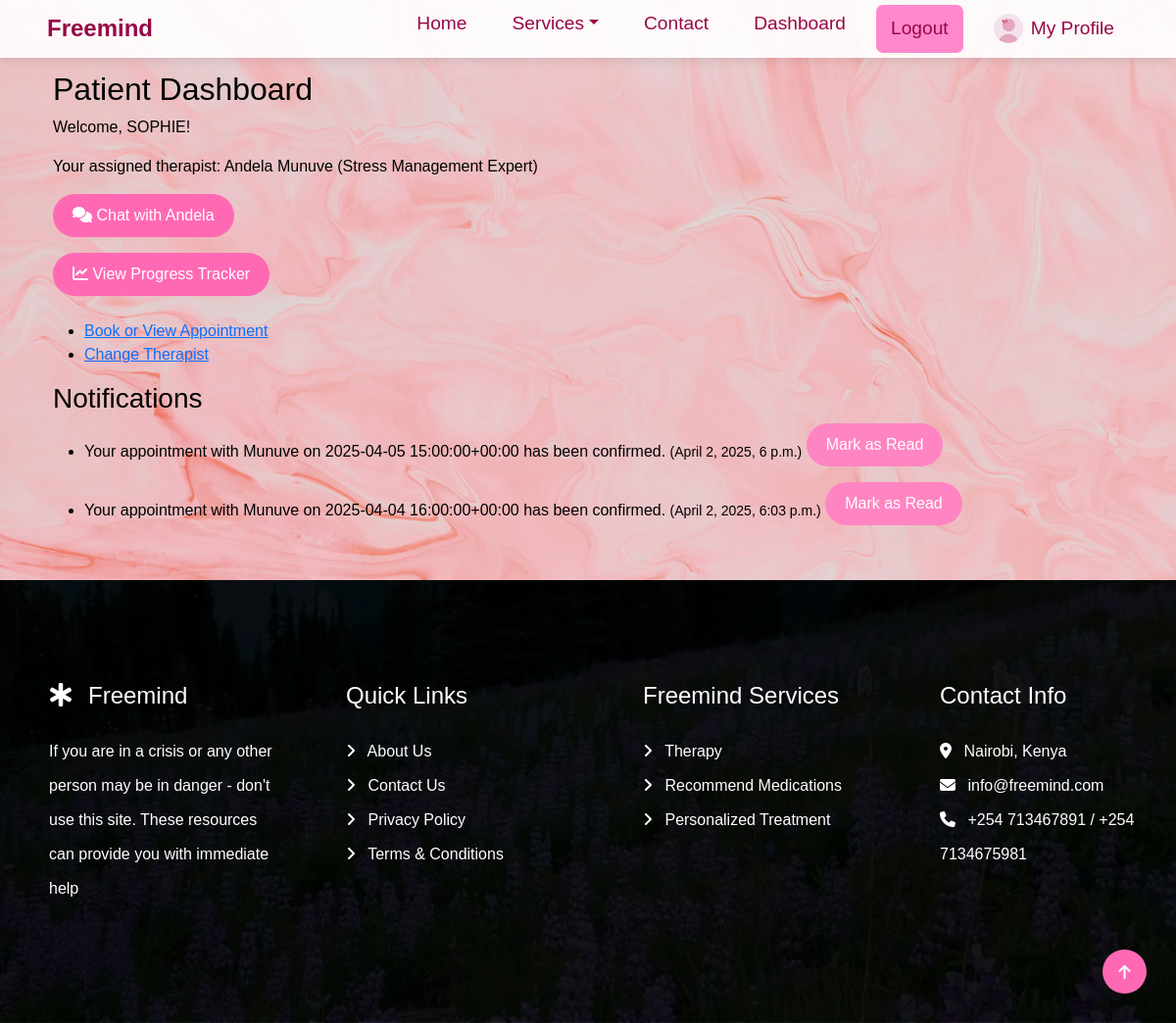
The app's page /users/patient_dashboard/ (signed in), older data.
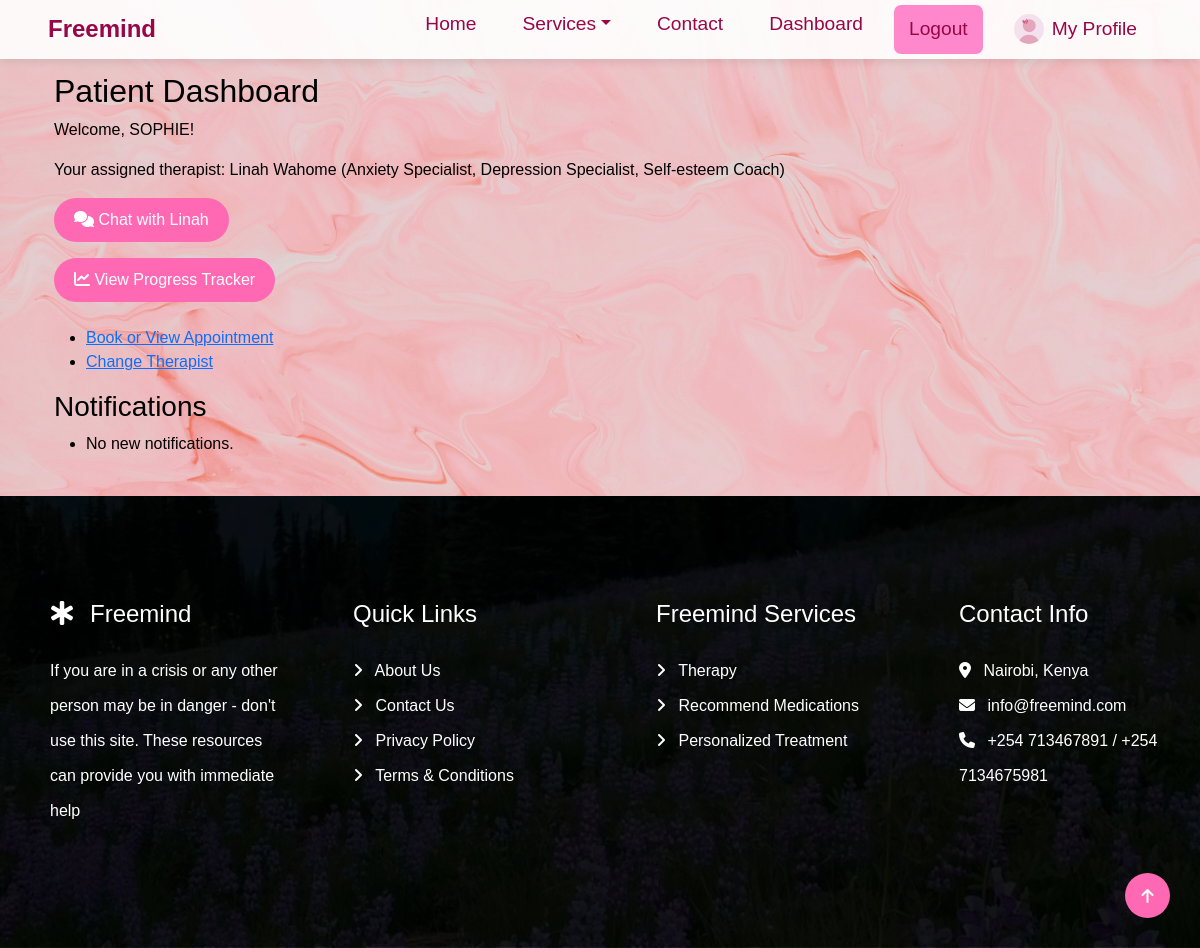
The same page, newer data.
### users/models.py (models this page shows, shortened)
class Therapist(models.Model):
    user = models.OneToOneField(User, on_delete=models.CASCADE)
    profile_picture = models.ImageField(
        upload_to='therapist_profile_pics/',
        default='default.jpg',
        blank=True,
        null=True
    )
    bio = models.TextField(blank=True, null=True)
    qualifications = models.TextField(blank=True,  # Allows empty string in forms
    null=True,   # Allows NULL in database
    help_text="List your professional degrees, certifications, and qualifications",
    default=""  )
    specializations = models.ManyToManyField(Specialization)
    experience_years = models.PositiveIntegerField(   default=0,  # Add default value
        help_text="Number of years of professional experience")
    language = models.CharField(max_length=50)
    gender = models.CharField(
        max_length=10, choices=[('Male', 'Male'), ('Female', 'Female')]
    )
    available = models.BooleanField(default=True)
    license_number = models.CharField(max_length=50, blank=True,  # Allows empty strings in forms
        null=True,   # Allows NULL in database
        help_text="Professional license/certification number")
    verified = models.BooleanField( default=False,  # All new therapists start unverified
    help_text="Designates whether this therapist has been verified by admin")

class User(AbstractUser):
    ROLE_CHOICES = [
        ('patient', 'Patient'),
        ('therapist', 'Therapist'),
        ('admin', 'Admin'),
    ]
    role = models.CharField(max_length=10, choices=ROLE_CHOICES, default='patient')
    email = models.EmailField(unique=True)
    groups = models.ManyToManyField(Group, related_name="custom_user_groups", blank=True)
    user_permissions = models.ManyToManyField(Permission, related_name="custom_user_permissions", blank=True)
    date_joined = models.DateTimeField(
        ('date joined'),
        default=timezone.now,
        editable=False
    )

class Specialization(models.Model):
    name = models.CharField(max_length=100, unique=True)
    created_at = models.DateTimeField(default=timezone.now, editable=False) # Helpful for auditing
    class Meta:
        ordering = ['name']  # Always show in alphabetical order
    def __str__(self):
        return self.name

class Notification(models.Model):
    user = models.ForeignKey('User', on_delete=models.CASCADE, related_name='notifications')
    message = models.TextField()
    read = models.BooleanField(default=False)
    created_at = models.DateTimeField(auto_now_add=True)

### users/views.py (the view)
# urls.py: path('patient_dashboard/', views.patient_dashboard, name='patient_dashboard'),
@login_required
@user_passes_test(is_patient)
def patient_dashboard(request):
    user = request.user
    profile = Profile.objects.get(user=user)
    appointments = Appointment.objects.filter(patient=user, date__gte=timezone.now()).order_by('date')
    assigned_therapist = profile.assigned_therapist
    notifications = Notification.objects.filter(user=user, read=False)  # Fetch unread notifications
    context = {
        'user': user,
        'patient_profile': profile,
        'appointments': appointments,
        'assigned_therapist': assigned_therapist,
        'notifications': notifications,  # Pass notifications to the template
    }
    return render(request, 'users/patient_dashboard.html', context)

### users/views.py (called while the page is built)
def is_patient(user):
    return getattr(user, 'role', None) == 'patient'

### users/templates/users/patient_dashboard.html (shortened to what this page needs)
{% extends 'core/base.html' %}
{% block content %}
<div class="container mt-5">
    <h2>Patient Dashboard</h2>
    <p>Welcome, {{ user.username }}!</p>
    {% if assigned_therapist %}
        <p>Your assigned therapist: {{ assigned_therapist.user.get_full_name }} ({{ assigned_therapist.specializations.all|join:", " }})</p>
        <div class="mb-3">
            <a href="{% url 'chats:chat_view' assigned_therapist.user.username %}" class="btn btn-outline-success">
                <i class="fas fa-comments"></i> Chat with {{ assigned_therapist.user.first_name }}
            </a>
        </div>
    {% else %}
        <p>You have not been assigned a therapist yet.</p>
    {% endif %}
    <div class="mb-4">
        <button class="btn btn-primary" data-bs-toggle="modal" data-bs-target="#progressTrackerModal" aria-label="Open progress tracker">
            <i class="fas fa-chart-line" aria-hidden="true"></i>
            <span>View Progress Tracker</span>
        </button>
    </div>
                    {% include 'progress_tracker/progress_tracker.html' %}
    <ul>
        <li><a href="{% url 'book_appointment' %}">Book or View Appointment</a></li>
        <li><a href="{% url 'change_therapist' %}">Change Therapist</a></li>
    </ul>
    <h3>Notifications</h3>
    <ul>
        {% for notification in notifications %}
        <li>
            {{ notification.message }}
            <small>({{ notification.created_at }})</small>
            <a href="{% url 'mark_notification_as_read' notification.id %}" class="btn btn-sm btn-success mb-3" aria-label="Mark notification as read">
                Mark as Read
            </a>
        </li>
        {% empty %}
        <li>No new notifications.</li>
        {% endfor %}
    </ul>
</div>
{% endblock %}

Row changes from the older to the newer data that the page shows:
removed Therapist: user.get_full_name "Andela Munuve", specializations.all "Stress Management Expert", user.first_name "Andela"
no longer on this page (row edited): Notification: message "Your appointment with Munuve on 2025-04-05 15:00:00+00:00 has been confirmed.", created_at "April 2, 2025, 6 p.m."
no longer on this page (row edited): Notification: message "Your appointment with Munuve on 2025-04-04 16:00:00+00:00 has been confirmed.", created_at "April 2, 2025, 6:03 p.m."
now on this page (row unchanged): Therapist: user.get_full_name "Linah Wahome", specializations.all "Anxiety Specialist, Depression Specialist, Self-esteem Coach", user.first_name "Linah"
Text that changed along with them:
text now shown: "No new notifications."
